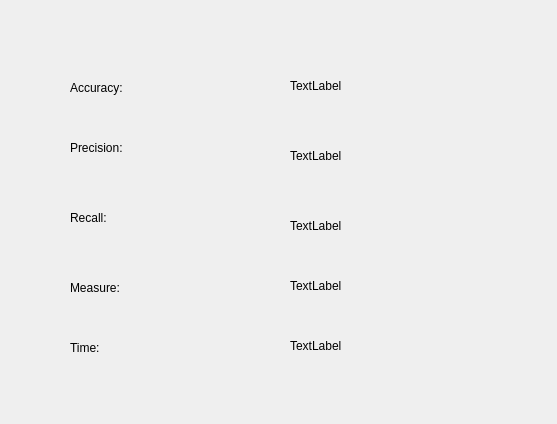
<?xml version="1.0" encoding="UTF-8"?>
<ui version="4.0">
 <class>LearningStartWindow</class>
 <widget class="QDialog" name="LearningStartWindow">
  <property name="geometry">
   <rect>
    <x>0</x>
    <y>0</y>
    <width>557</width>
    <height>424</height>
   </rect>
  </property>
  <property name="windowTitle">
   <string>Dialog</string>
  </property>
  <widget class="QLabel" name="accuracyLabel">
   <property name="geometry">
    <rect>
     <x>290</x>
     <y>70</y>
     <width>171</width>
     <height>31</height>
    </rect>
   </property>
   <property name="text">
    <string>TextLabel</string>
   </property>
  </widget>
  <widget class="QLabel" name="precisionLabel">
   <property name="geometry">
    <rect>
     <x>290</x>
     <y>140</y>
     <width>171</width>
     <height>31</height>
    </rect>
   </property>
   <property name="text">
    <string>TextLabel</string>
   </property>
  </widget>
  <widget class="QLabel" name="recallLabel">
   <property name="geometry">
    <rect>
     <x>290</x>
     <y>210</y>
     <width>171</width>
     <height>31</height>
    </rect>
   </property>
   <property name="text">
    <string>TextLabel</string>
   </property>
  </widget>
  <widget class="QLabel" name="measureLabel">
   <property name="geometry">
    <rect>
     <x>290</x>
     <y>270</y>
     <width>171</width>
     <height>31</height>
    </rect>
   </property>
   <property name="text">
    <string>TextLabel</string>
   </property>
  </widget>
  <widget class="QLabel" name="timeLabel">
   <property name="geometry">
    <rect>
     <x>290</x>
     <y>330</y>
     <width>171</width>
     <height>31</height>
    </rect>
   </property>
   <property name="text">
    <string>TextLabel</string>
   </property>
  </widget>
  <widget class="QLabel" name="label">
   <property name="geometry">
    <rect>
     <x>70</x>
     <y>80</y>
     <width>58</width>
     <height>16</height>
    </rect>
   </property>
   <property name="text">
    <string>Accuracy: </string>
   </property>
  </widget>
  <widget class="QLabel" name="label_2">
   <property name="geometry">
    <rect>
     <x>70</x>
     <y>140</y>
     <width>58</width>
     <height>16</height>
    </rect>
   </property>
   <property name="text">
    <string>Precision: </string>
   </property>
  </widget>
  <widget class="QLabel" name="label_3">
   <property name="geometry">
    <rect>
     <x>70</x>
     <y>210</y>
     <width>58</width>
     <height>16</height>
    </rect>
   </property>
   <property name="text">
    <string>Recall:</string>
   </property>
  </widget>
  <widget class="QLabel" name="label_4">
   <property name="geometry">
    <rect>
     <x>70</x>
     <y>280</y>
     <width>58</width>
     <height>16</height>
    </rect>
   </property>
   <property name="text">
    <string>Measure: </string>
   </property>
  </widget>
  <widget class="QLabel" name="label_5">
   <property name="geometry">
    <rect>
     <x>70</x>
     <y>340</y>
     <width>58</width>
     <height>16</height>
    </rect>
   </property>
   <property name="text">
    <string>Time: </string>
   </property>
  </widget>
 </widget>
 <resources/>
 <connections/>
</ui>
